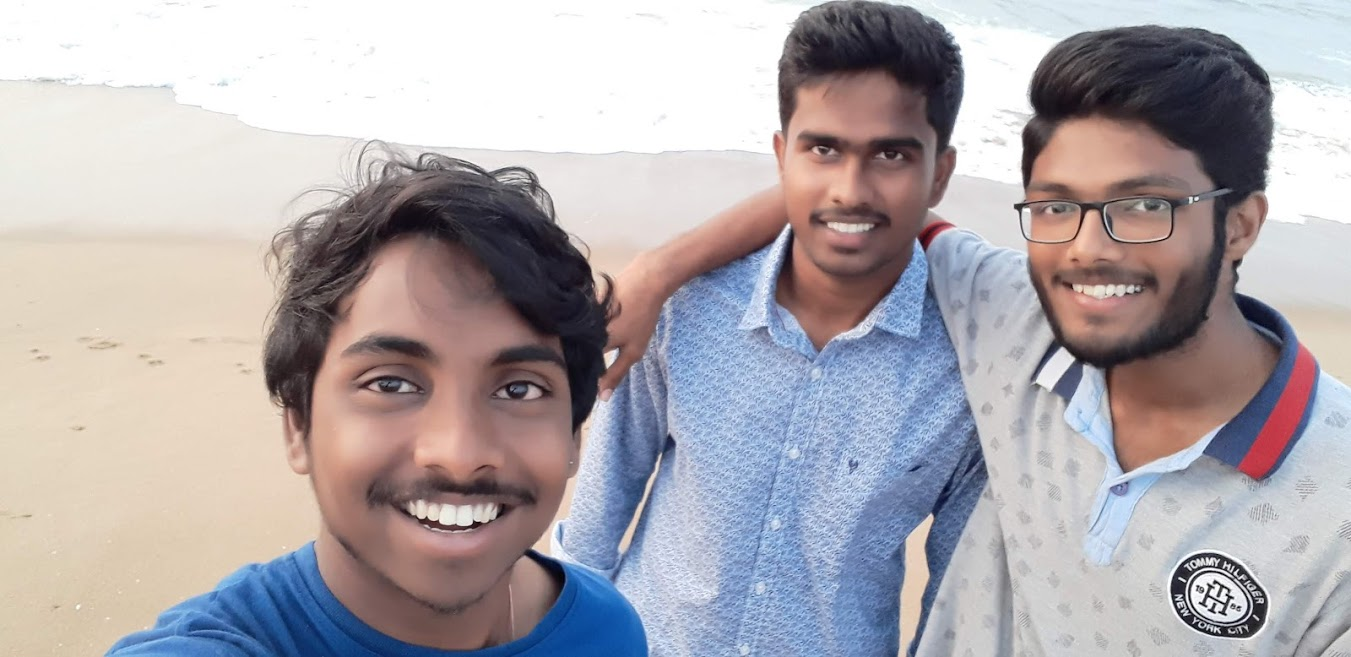
#> input picture computer vision/images/1.jpg, 1351 x 657 px, given in place of the camera
$ jupyter execute 'Live sketch using webcam.ipynb'
#> lines starting #> are read from the running program, lines starting #| are printed output that depends on the picture
#> further down, frame is the input picture: shape (657, 1351, 3); mean B, G, R 173, 168.7, 174.6
[cell 1]
import cv2
import numpy as np

[cell 2]
def sketch(image):
    img_gray = cv2.cvtColor(image , cv2.COLOR_BGR2GRAY)
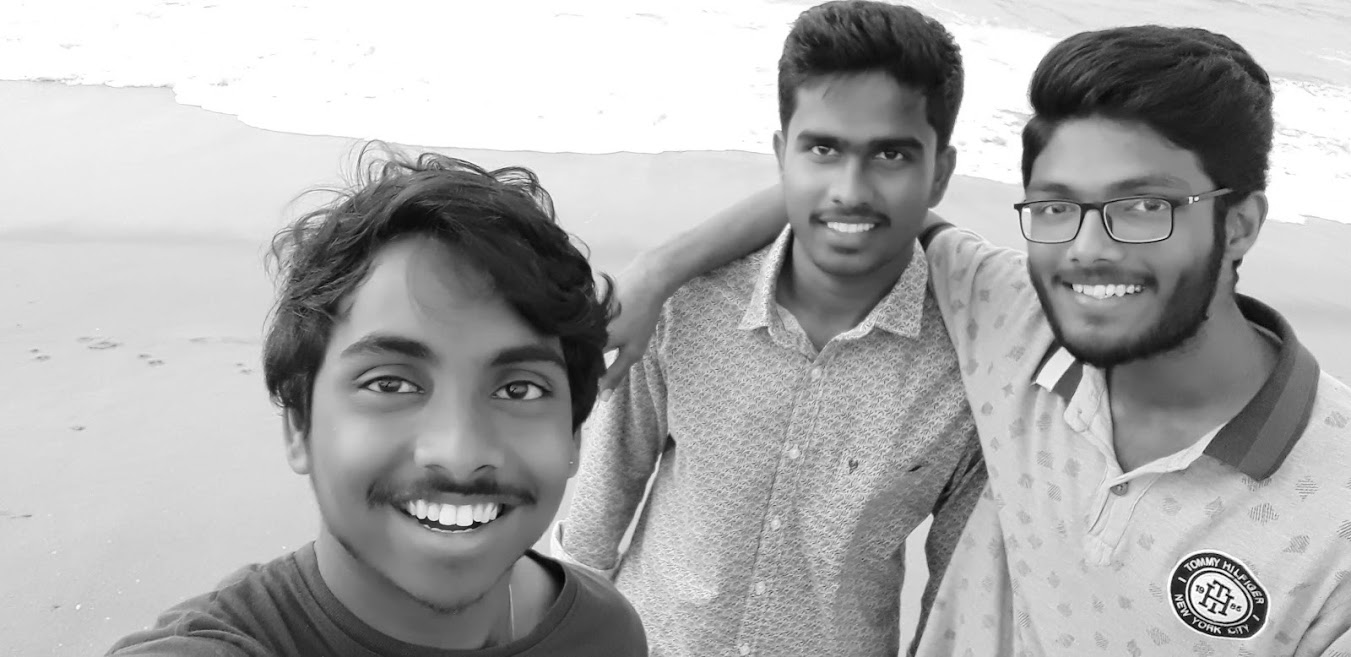
#> img_gray: shape (657, 1351); min 0, max 255, mean 170.9

    #cleaning the image using gaussian blur
    img_blur = cv2.GaussianBlur(img_gray , (5,5) , 0)

    #extract edges
    canny = cv2.Canny(img_blur , 70 , 90)
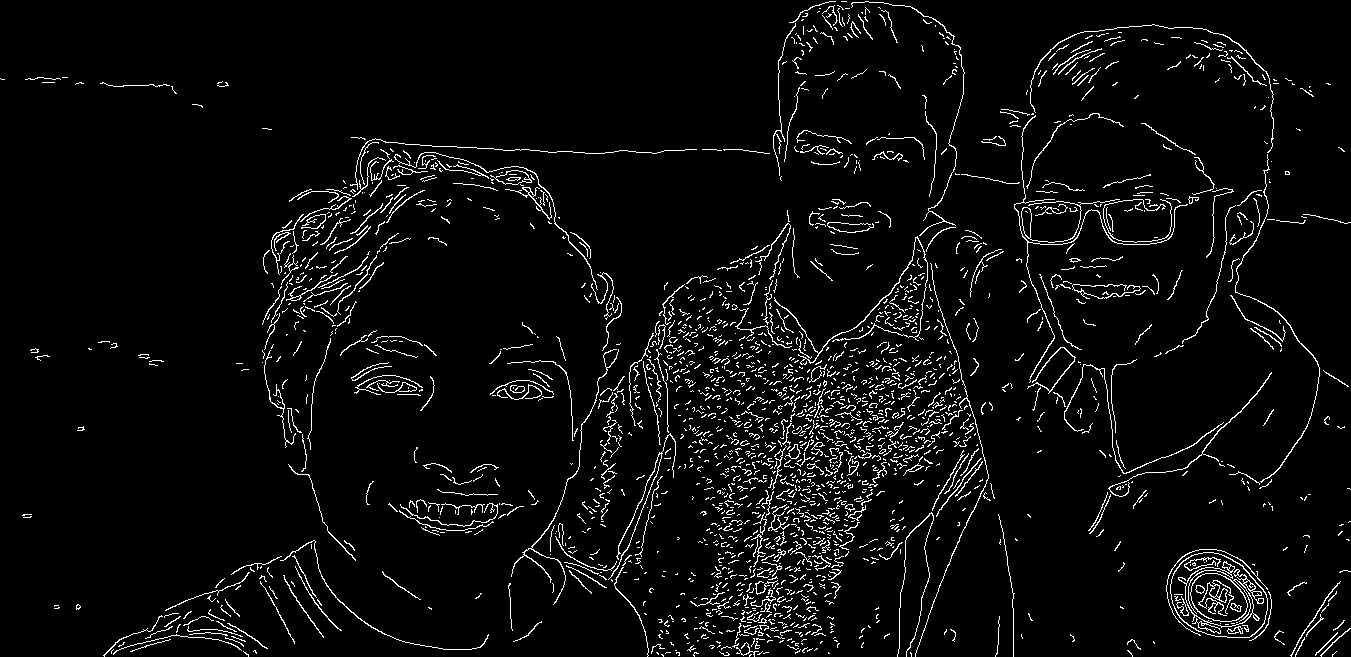
#> canny: shape (657, 1351); 4.6% white in thin lines or dots

    #binarize the image
    ret , thresh = cv2.threshold(canny , 70 , 255 , cv2.THRESH_BINARY_INV)
#> thresh: shape (657, 1351); 95.4% white; black in thin lines or dots

    return thresh

[cell 3]
#initialize the webcam

cap = cv2.VideoCapture(0)

while True:
    ret , frame = cap.read() #ret is a boolean value whether the image is captured or not
    cv2.imshow('Nerchuko-Live Sketch' , sketch(frame))
    if cv2.waitKey(1)==13: #13 is Enter Key
#> (key Esc is pressed here)
        break

cap.release()
cv2.destroyAllWindows()
